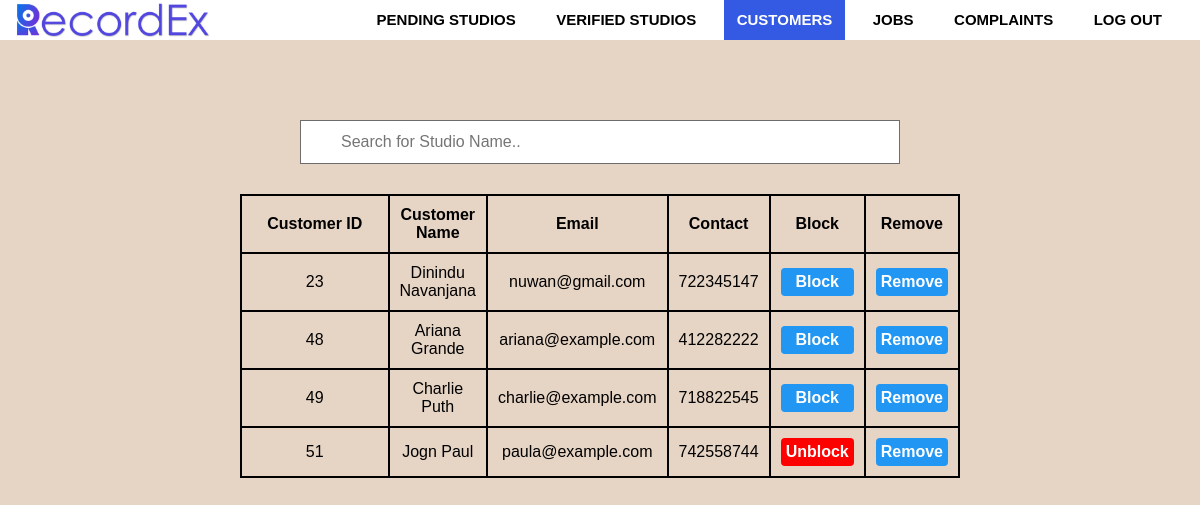
Page /admin/customers.php on the committed database.
### tables this page shows
CREATE TABLE `customer` (
  `c_id` int(6) NOT NULL,
  `first_name` varchar(60) NOT NULL,
  `last_name` varchar(60) NOT NULL,
  `email` varchar(60) NOT NULL,
  `tele_no` int(10) NOT NULL,
  `password` varchar(60) NOT NULL,
  `email_verified` tinyint(1) NOT NULL DEFAULT 0,
  `blocked` int(1) NOT NULL DEFAULT 0,
  `image` varchar(500) NOT NULL,
  `status` varchar(10) NOT NULL DEFAULT 'Active now'
);

### admin/customers.php (the view, shortened to what this page needs)
<?php
require_once('../inc/connection.php');
?>
<?php
  if(!isset($_GET['errors'])){
    $query = "SELECT * FROM customer WHERE email_verified = 1";
    $result_set = mysqli_query($connection,$query);
    if($result_set){
      if(mysqli_num_rows($result_set)==0){
        header('Location: customers.php?error=There are no verified customers.');
      }
      else{
        $table = "<table style='max-width:60%;' id='customers'>";
        $table .= "<tr><th>Customer ID</th><th>Customer Name</th><th>Email</th><th>Contact</th><th>Block</th><th>Remove</th></tr>";
        while($record =mysqli_fetch_assoc($result_set)){
          $table .= "<tr>";
          $table .= "<td>".$record['c_id']."</td>";
          $table .= "<td>".$record['first_name']." ".$record['last_name']."</td>";
          $table .= "<td>".$record['email']."</td>";
          $table .= "<td>".$record['tele_no']."</td>";
          if($record['blocked']==0){
            $table .= "<td>"."<form action=customers.php?cust_block=$record[c_id] method='post' ><button type='submit'>Block</button></form>"."</td>";
          }
          else{
            $table .= "<td>"."<form action=customers.php?cust_unblock=$record[c_id] method='post' ><button style='background-color:red;' type='submit'>Unblock</button></form>"."</td>";
          }
          $table .= "<td>"."<button type='submit' onclick='removeme($record[c_id])'>Remove</button>"."</td>";
          $table .= "</tr>";
        }
      }
    }
  }
?>
<!DOCTYPE html>
<html>
<head>
   <link rel="stylesheet" type="text/css" href="css/admin.css">
   <?php require_once('inc/navbar.php'); ?>
</head>
<body>
<div class="row">
<input type="text" id="myInput" onkeyup="myFunction()" placeholder="Search for Studio Name.." title="Type in a Name">
    <?php
         if(isset($_GET['error'])){
            echo '<div class="error">';
               echo $_GET['error'];
            echo '</div>';
           }
           else{
            echo $table;
           }
    ?>
</div>
</body>
</html>

### admin/css/admin.css (style rules this page uses)
body { margin: 0; padding: 0; font-family: Arial, Helvetica, sans-serif; background-color: rgb(230, 212, 196); height:100vh; overflow:inherit; }
.row { width: 100%; position: absolute; top:15%; display:block; }
input { background-position: 10px 10px; background-repeat: no-repeat; width: 50%; font-size: 16px; padding: 12px 20px 12px 40px; border: 1px solid rgb(110, 109, 109); margin-bottom: 30px; margin-left: auto; margin-right: auto; display: block; }
button { width: 100%; padding: 5px; box-sizing: border-box; border-radius: 4px; background: #2196F3; color: white; font-weight: bold; font-size: 16px; border:none; cursor: pointer; background-position: 10px 10px; }
table { border-collapse : collapse; max-width: 95%; margin-left: auto; margin-right: auto; display: block; }
td,th { border: 2px solid black; width:100%; text-align:center; padding: 10px; }

### admin/inc/navbar.php (style rules this page uses)
* { padding: 0; margin: 0; text-decoration: none; list-style: none; box-sizing: border-box; }

### rows in the picture
customer: c_id "23", first_name "Dinindu", last_name "Navanjana", email "nuwan@gmail.com", tele_no "722345147"
customer: c_id "48", first_name "Ariana", last_name "Grande", email "ariana@example.com", tele_no "412282222"
customer: c_id "49", first_name "Charlie", last_name "Puth", email "charlie@example.com", tele_no "718822545"
customer: c_id "51", first_name "Jogn", last_name "Paul", email "paula@example.com", tele_no "742558744"
